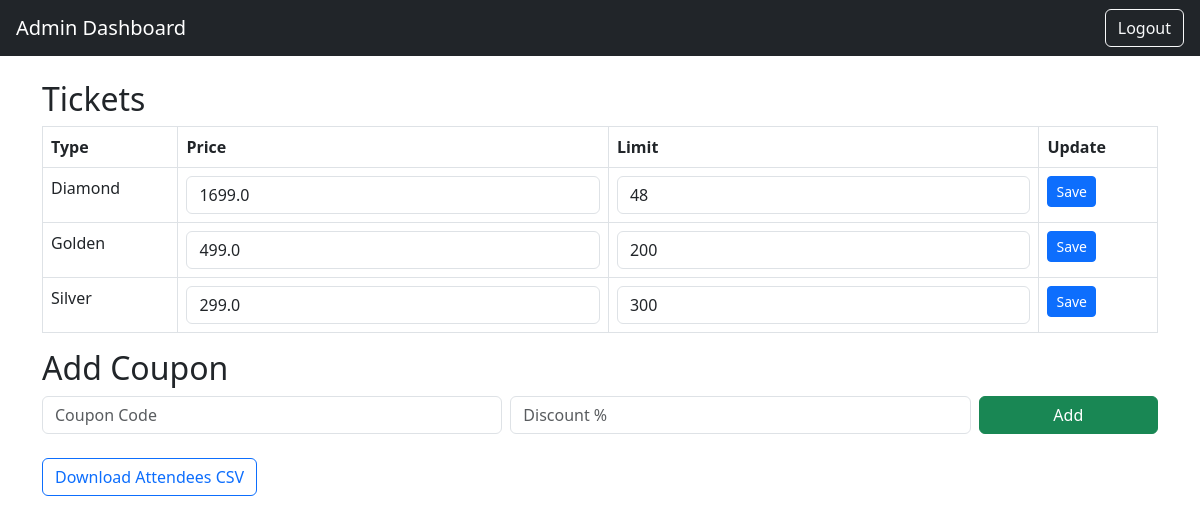
/admin/dashboard (signed in), run on an earlier commit of the app's database.
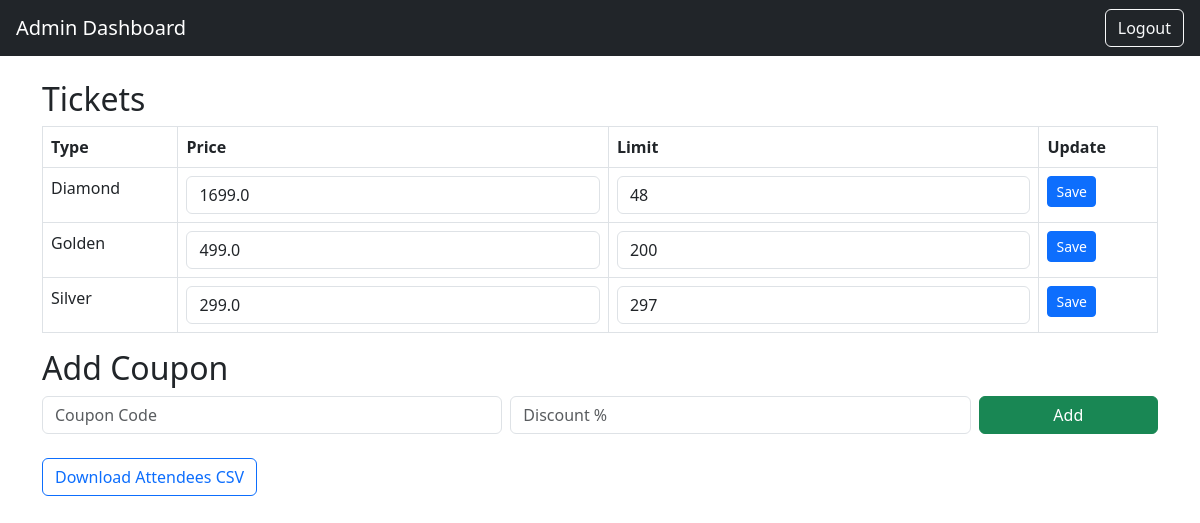
And on a later commit of the database.
### models.py (models this page shows, shortened)
class Ticket(db.Model):
    __tablename__ = 'tickets'
    id = db.Column(db.Integer, primary_key=True)
    type = db.Column(db.String(20), unique=True, nullable=False)
    price = db.Column(db.Float, nullable=False)
    limit = db.Column(db.Integer, nullable=False)

### admin.py (the view)
@admin_bp.route('/dashboard')
@login_required
def dashboard():
    tickets = Ticket.query.all()
    return render_template('admin/dashboard.html', tickets=tickets)

### app.py (called while the page is built)
@login_manager.user_loader
def load_user(user_id):
    return Admin.query.get(int(user_id))

### templates/admin/dashboard.html (shortened to what this page needs)
<!DOCTYPE html>
<html lang="en">
<head>
    <link href="https://cdn.jsdelivr.net/npm/bootstrap@5.3.0/dist/css/bootstrap.min.css" rel="stylesheet">
</head>
<body>
<nav class="navbar navbar-expand-lg navbar-dark bg-dark px-3">
    <a class="navbar-brand" href="#">Admin Dashboard</a>
    <div class="ms-auto">
        <a href="{{ url_for('admin.logout') }}" class="btn btn-outline-light">Logout</a>
    </div>
</nav>
<div class="container mt-4">
    <h2>Tickets</h2>
    <table class="table table-bordered">
        <thead>
            <tr>
                <th>Type</th>
                <th>Price</th>
                <th>Limit</th>
                <th>Update</th>
            </tr>
        </thead>
        <tbody>
            {% for ticket in tickets %}
            <tr>
                <form method="POST" action="{{ url_for('admin.set_ticket') }}">
                    <td>{{ ticket.type }}</td>
                    <td><input type="number" step="0.01" name="price" value="{{ ticket.price }}" class="form-control"></td>
                    <td><input type="number" name="limit" value="{{ ticket.limit }}" class="form-control"></td>
                    <td><button class="btn btn-sm btn-primary">Save</button></td>
                </form>
            </tr>
            {% endfor %}
        </tbody>
    </table>
    <h2>Add Coupon</h2>
    <form method="POST" action="{{ url_for('admin.add_coupon') }}" class="row g-2 mb-4">
        <div class="col-md-5">
            <input type="text" name="code" class="form-control" placeholder="Coupon Code" required>
        </div>
        <div class="col-md-5">
            <input type="number" step="0.01" name="discount" class="form-control" placeholder="Discount %" required>
        </div>
        <div class="col-md-2">
            <button class="btn btn-success w-100">Add</button>
        </div>
    </form>
    <a href="{{ url_for('admin.download_attendees') }}" class="btn btn-outline-primary">Download Attendees CSV</a>
</div>
</body>
</html>

What changed in the data, as far as the page shows it:
changed Ticket "Silver": limit "300" → "297"
